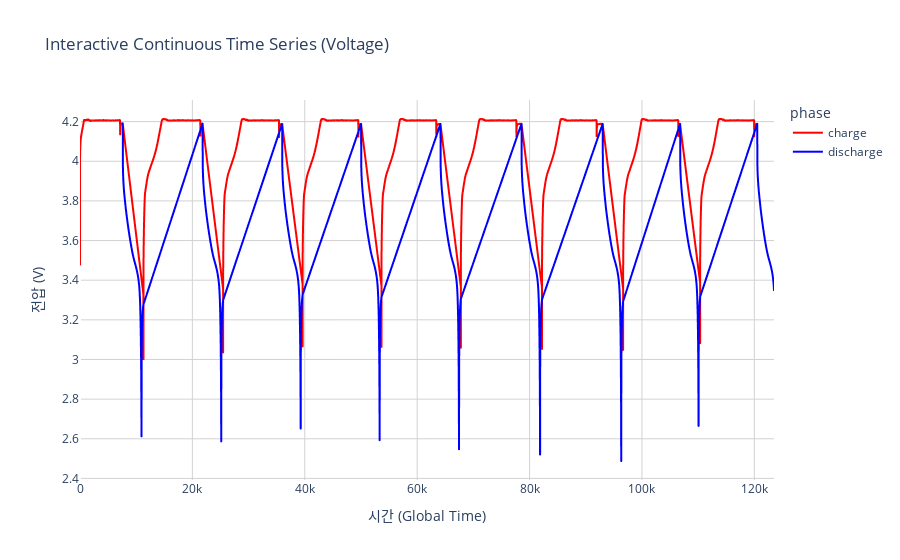

The notebook cell this image was saved under:
### Markdown cell above
- 배터리의 개별 사이클 데이터를 하나의 연속적인 타임라인으로 병합 완료

- 충/방전의 주기적 특성이 시각적으로 명확하며, 노이즈나 데이터 결실 없이 깨끗한 상태(Clean Data)임이 확인

- charge 부분:
    - 충전 구간 끝부분에서 전압이 살짝 떨어지는 현상이 관측되는데, 이는 충전 전류 차단 후 휴지기(Rest) 또는 방전 직전의 과도 응답일 가능성 있음

### Code cell
fig = px.line(subset, 
              x='Global_Time', 
              y='Voltage_measured', 
              color='phase',
              hover_data=['cycle_idx'],
              title='Interactive Continuous Time Series (Voltage)',
              color_discrete_map={'charge': 'red', 'discharge': 'blue'}, # 색상 지정
              labels={'Global_Time': '시간 (Global Time)', 'Voltage_measured': '전압 (V)'})

# 그래프 업데이트
fig.update_layout(
    plot_bgcolor='white',
    hovermode="x unified" # 마우스를 올리면 X축 기준 값을 보여줌
)
fig.update_xaxes(showgrid=True, gridwidth=1, gridcolor='lightgray')
fig.update_yaxes(showgrid=True, gridwidth=1, gridcolor='lightgray')

fig.show()

### Figure 1 — Plotly figure (JSON) as saved in the notebook; plotly's stock layout.template omitted (floating-point values rounded to 4 significant figures; data arrays with more than 128 entries replaced by an {"elided": "..."} marker saying what was removed)
{"data": [{"customdata": {"elided": "8281x1 int values"}, "hovertemplate": "phase=charge<br>시간 (Global Time)=%{x}<br>전압 (V)=%{y}<br>cycle_idx=%{customdata[0]}<extra></extra>", "legendgroup": "charge", "line": {"color": "red", "dash": "solid"}, "marker": {"symbol": "circle"}, "mode": "lines", "name": "charge", "showlegend": true, "type": "scattergl", "x": {"elided": "8281 float values"}, "xaxis": "x", "y": {"elided": "8281 float values"}, "yaxis": "y"}, {"customdata": {"elided": "1719x1 int values"}, "hovertemplate": "phase=discharge<br>시간 (Global Time)=%{x}<br>전압 (V)=%{y}<br>cycle_idx=%{customdata[0]}<extra></extra>", "legendgroup": "discharge", "line": {"color": "blue", "dash": "solid"}, "marker": {"symbol": "circle"}, "mode": "lines", "name": "discharge", "showlegend": true, "type": "scattergl", "x": {"elided": "1719 float values"}, "xaxis": "x", "y": {"elided": "1719 float values"}, "yaxis": "y"}], "layout": {"hovermode": "x unified", "legend": {"title": {"text": "phase"}, "tracegroupgap": 0}, "plot_bgcolor": "white", "title": {"text": "Interactive Continuous Time Series (Voltage)"}, "xaxis": {"anchor": "y", "domain": [0, 1], "gridcolor": "lightgray", "gridwidth": 1, "showgrid": true, "title": {"text": "시간 (Global Time)"}}, "yaxis": {"anchor": "x", "domain": [0, 1], "gridcolor": "lightgray", "gridwidth": 1, "showgrid": true, "title": {"text": "전압 (V)"}}}}
